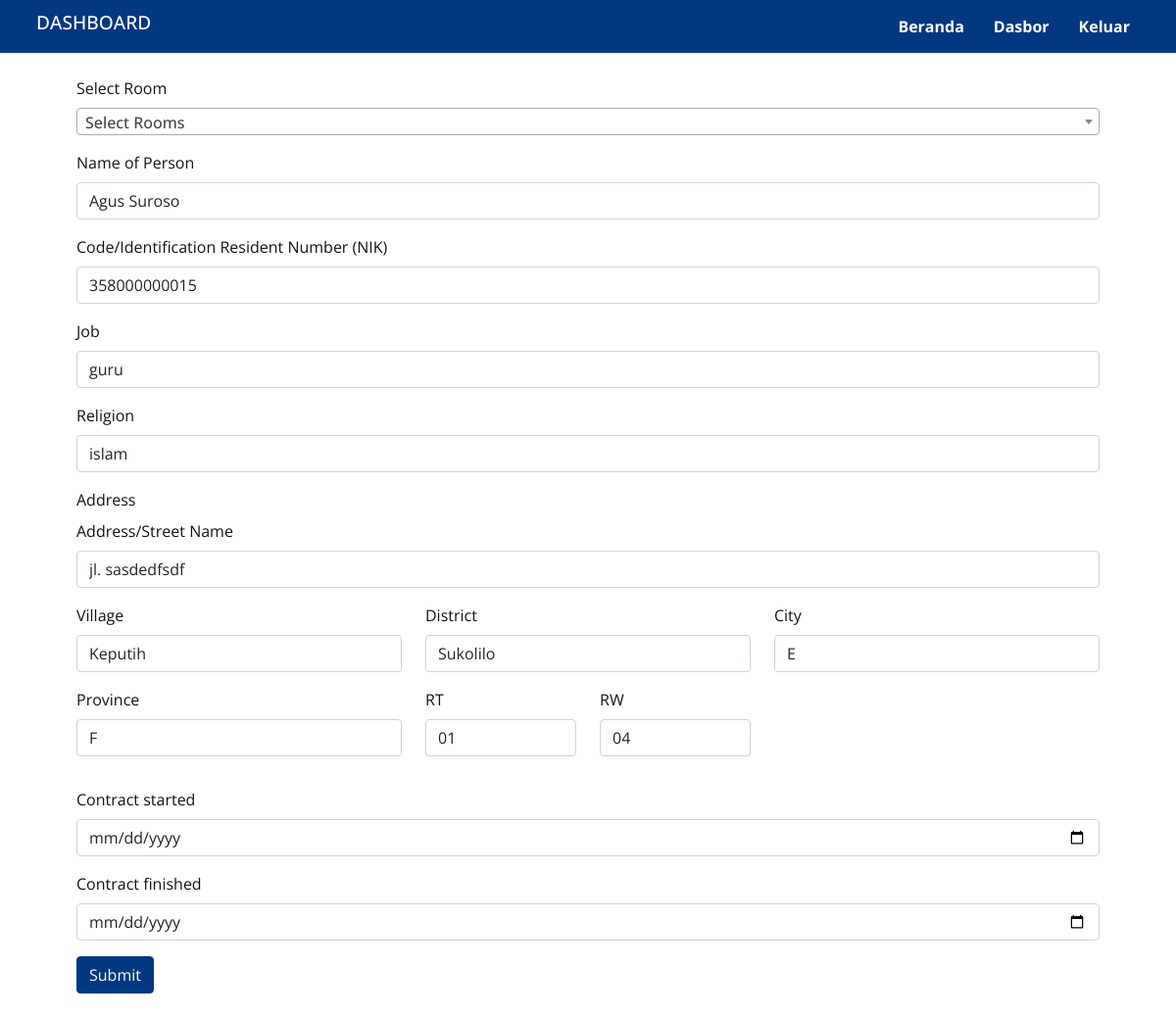
Screenshot of /data/renters/edit-renter.php?Tenant=24&Room=0176 (signed in) with the database file from the repository.
### tables this page shows
CREATE TABLE `renters_tenants` (
  `id` int(11) NOT NULL,
  `tenant_id` int(11) NOT NULL,
  `room_id` varchar(50) NOT NULL,
  `due_started` date DEFAULT NULL,
  `due_finished` date DEFAULT NULL,
  `tenure_status` varchar(50) DEFAULT NULL,
  `agreement_number` varchar(50) DEFAULT NULL,
  `permit_flats` varchar(50) DEFAULT NULL
);

CREATE TABLE `tenants_table` (
  `id` int(11) NOT NULL,
  `tenant_name` varchar(255) NOT NULL,
  `name_number` varchar(255) NOT NULL,
  `tenant_job` varchar(255) DEFAULT NULL,
  `tenant_religion` varchar(255) DEFAULT NULL,
  `marriage_status` varchar(255) DEFAULT NULL,
  `number_residents` varchar(255) DEFAULT NULL,
  `tenant_address` varchar(255) DEFAULT NULL,
  `tenant_rt_rw` varchar(255) DEFAULT NULL,
  `tenant_village` varchar(255) DEFAULT NULL,
  `tenant_district` varchar(255) DEFAULT NULL,
  `tenant_city` varchar(255) DEFAULT NULL,
  `tenant_province` varchar(255) DEFAULT NULL
);

### action/get-renters.php (called while the page is built, shortened)
<?php
include 'db_connect.php';
if ($_SERVER['REQUEST_METHOD'] === 'GET') {
    if (isset($_GET['Tenant']) && !empty($_GET['Tenant']) && isset($_GET['Room']) && !empty($_GET['Room'])) {
        $tenantID = $_GET['Tenant'];
        $sql = "SELECT rt.id as renter2room_id, rt.tenant_id, rt.room_id, rt.due_started, rt.due_finished, rt.tenure_status, rt.agreement_number, rt.permit_flats, rm.*, t.*
        FROM renters_tenants rt
        LEFT JOIN rooms_table rm ON rt.room_id = rm.room_id
        LEFT JOIN tenants_table t ON rt.tenant_id = t.id
        WHERE rt.tenant_id = $tenantID";
        $result = $conn->query($sql);
        if ($result->num_rows > 0) {
            $renters_table = $result->fetch_assoc();
        }
    }
}

### action/fucntion.php (called while the page is built, shortened)
<?php
function old($name)
{
    return null;
}

### data/renters/edit-renter.php (the view, shortened to what this page needs)
<!doctype html>
<html lang="en">
<head>
    <link href="https://cdn.jsdelivr.net/npm/bootstrap@5.0.2/dist/css/bootstrap.min.css" rel="stylesheet">
    <link rel="stylesheet" href="https://cdnjs.cloudflare.com/ajax/libs/magicsuggest/2.1.5/magicsuggest-min.css" />
    <link href="https://cdn.jsdelivr.net/npm/select2@4.1.0-rc.0/dist/css/select2.min.css" rel="stylesheet" />
    <link rel="stylesheet" href="/assets/css/style.css" />
</head>
<?php include_once $_SERVER['DOCUMENT_ROOT'] . '/action/first-load.php'; ?>
<?php include_once '../../action/get-renters.php' ?>
<body>
    <?php include '../../assets/view/dashboard_header.php' ?>
    <main>
        <div class="container ">
            <div class="row justify-content-center  m-2 p-3">
                <form action="/action/save-renter.php?Tenant=<?= $renters_table['tenant_id']; ?>&Room=<?= $renters_table['room_id']; ?>&renter2room_id=<?= $renters_table['renter2room_id']; ?>" method="POST" enctype="multipart/form-data">
                    <div class="mb-3">
                        <label for="room_id" class="form-label">Select Room</label>
                    </div>
                    <div class="mb-3">
                        <label for="tenant_name" class="form-label">Name of Person</label>
                        <input type="text" class="form-control" id="tenant_name" name="tenant_name" value="<?= old('tenant_name') ?? $renters_table['tenant_name']; ?>" required>
                    </div>
                    <div class="mb-3">
                        <label for="name_number" class="form-label">Code/Identification Resident Number (NIK)</label>
                        <input type="text" class="form-control" id="name_number" name="name_number" value="<?= old('name_number') ?? $renters_table['name_number']; ?>" required>
                    </div>
                    <div class="mb-3">
                        <label for="tenant_job" class="form-label">Job</label>
                        <input type="text" class="form-control" id="tenant_job" name="tenant_job" value="<?= old('tenant_job') ?? $renters_table['tenant_job']; ?>" required>
                    </div>
                    <div class="mb-3">
                        <label for="tenant_religion" class="form-label">Religion</label>
                        <input type="text" class="form-control" id="tenant_religion" name="tenant_religion" value="<?= old('tenant_religion') ?? $renters_table['tenant_religion']; ?>" required>
                    </div>
                    <div class="row mb-3">
                        <label for="tenant_address" class="form-label">Address</label>
                        <div class="mb-3 col-md-12">
                            <label for="tenant_address" class="form-label">Address/Street Name</label>
                            <input type="text" class="form-control" id="tenant_address" name="tenant_address" value="<?= old('tenant_address') ?? $renters_table['tenant_address']; ?>" required>
                        </div>
                        <div class="mb-3 col-md-4">
                            <label for="tenant_village" class="form-label">Village</label>
                            <input type="text" class="form-control" id="tenant_village" name="tenant_village" value="<?= old('tenant_village') ?? $renters_table['tenant_village']; ?>" required>
                        </div>
                        <div class="mb-3 col-md-4">
                            <label for="tenant_district" class="form-label">District</label>
                            <input type="text" class="form-control" id="tenant_district" name="tenant_district" value="<?= old('tenant_district') ?? $renters_table['tenant_district']; ?>" required>
                        </div>
                        <div class="mb-3 col-md-4">
                            <label for="tenant_city" class="form-label">City</label>
                            <input type="text" class="form-control" id="tenant_city" name="tenant_city" value="<?= old('tenant_city') ?? $renters_table['tenant_city']; ?>" required>
                        </div>
                        <div class="mb-3 col-md-4">
                            <label for="tenant_province" class="form-label">Province</label>
                            <input type="text" class="form-control" id="tenant_province" name="tenant_province" value="<?= old('tenant_province') ?? $renters_table['tenant_province']; ?>" required>
                        </div>
                        <?php $tenantRtRw = json_decode($renters_table['tenant_rt_rw'], true); ?>
                        <div class="mb-3 col-sm-2">
                            <label for="tenant_rt" class="form-label">RT</label>
                            <input type="text" class="form-control" id="tenant_rt" name="tenant_rt" value="<?= old('tenant_rt') ?? $tenantRtRw['tenant_rt']; ?>" required>
                        </div>
                        <div class="mb-3 col-sm-2">
                            <label for="tenant_rw" class="form-label">RW</label>
                            <input type="text" class="form-control" id="tenant_rw" name="tenant_rw" value="<?= old('tenant_rw') ?? $tenantRtRw['tenant_rw']; ?>" required>
                        </div>
                    </div>
                    <div class="mb-3">
                        <label for="due_started" class="form-label">Contract started</label>
                        <input type="date" class="form-control" id="due_started" name="due_started" value="<?= old('due_started') ?? $renters_table['due_started']; ?>">
                    </div>
                    <div class="mb-3">
                        <label for="due_finished" class="form-label">Contract finished</label>
                        <input type="date" class="form-control" id="due_finished" name="due_finished" value="<?= old('due_finished') ?? $renters_table['due_finished']; ?>">
                    </div>
                    <button type="submit" class="btn btn-primary">Submit</button>
                </form>
            </div>
        </div>
    </main>
</body>
</html>

### assets/css/style.css (style rules this page uses)
* { margin: 0; padding: 0; box-sizing: border-box; text-decoration: none !important; outline: none !important; border: none; scroll-behavior: smooth; }
body { font-family: "Open Sans", "Roboto", "Segoe UI", sans-serif; font-weight: 500; color: #141414; }
.btn-primary { background-color: #013880; border-color: #013880; }
label { font-weight: 400; }

### rows the page displays
renters_tenants: tenant_name "Agus Suroso", name_number "358000000015", tenant_job "guru", tenant_religion "islam", tenant_address "jl. sasdedfsdf", tenant_village "Keputih", tenant_district "Sukolilo", tenant_city "E", tenant_province "F", tenant_rt "01", tenant_rw "04"
